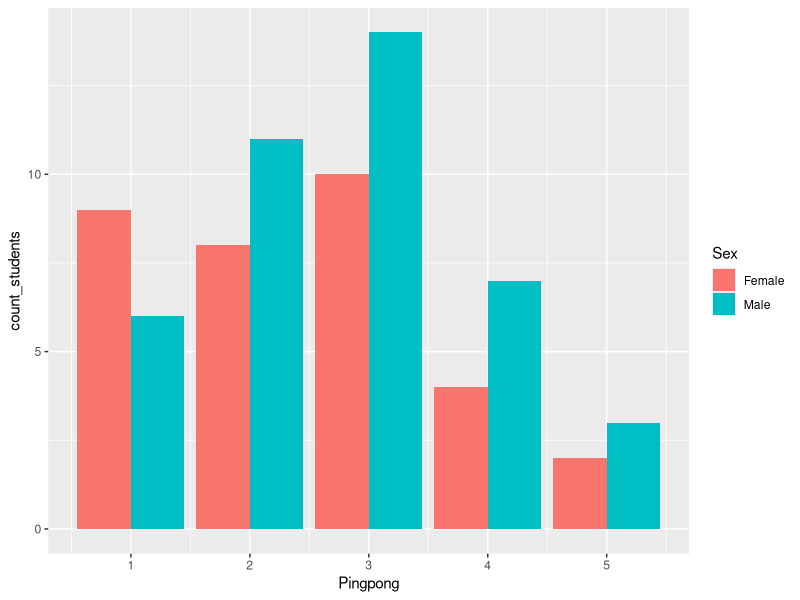
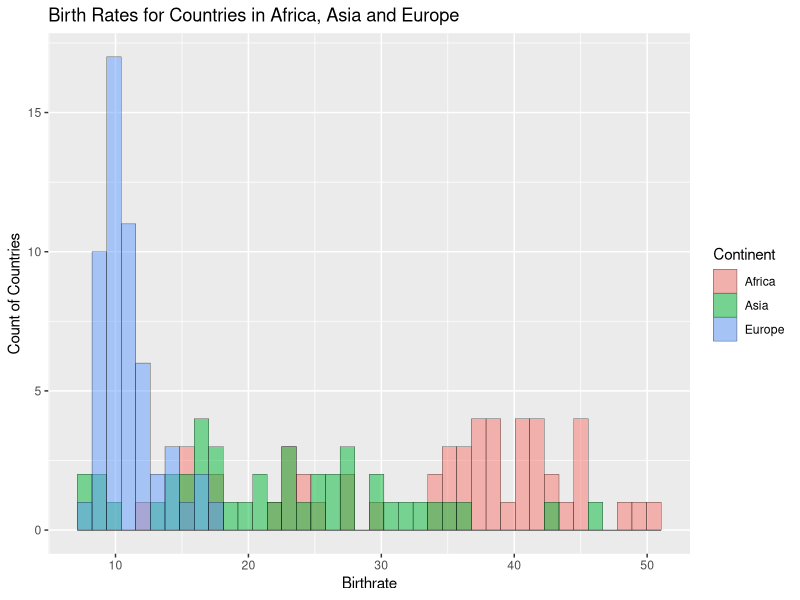
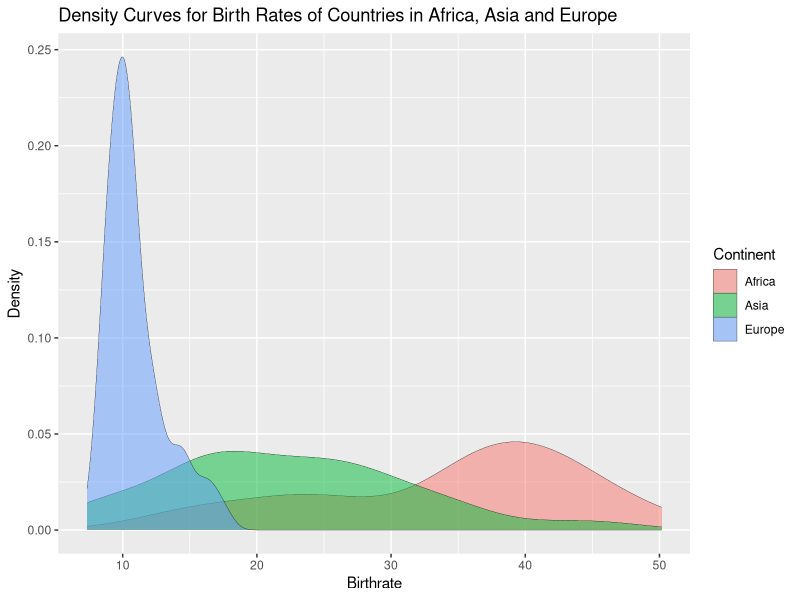

R code for these plots, in order:
## ---- chunk 1
#| message: false
#| warning: false
library(tidyverse, quietly = TRUE, warn.conflicts = F)
## ---- chunk 2
student_grades <- matrix(data = c(89, 87, 84, 78, 95, 90, 92, 76, 75, 60, 71, 58, 82, 0, 88, 68, 90, 90, 96, 80), 
                         nrow = 4, ncol= 5,dimnames = list(c("quiz1", "quiz2", "midterm", "final"), c("Alice", "Bruno", "Carl", "Dolores", "Ebenezer")) )

student_grades
## ---- chunk 3
student_grades_by_row <- matrix(data = c(89, 95, 75, 82, 90, 87, 90, 60, 0, 90, 84, 92, 71, 88, 96, 78, 76, 58, 68, 80), byrow = TRUE,  nrow = 4, ncol= 5,dimnames = list(c("quiz1", "quiz2", "midterm", "final"), c("Alice", "Bruno", "Carl", "Dolores", "Ebenezer")))

student_grades_by_row
## ---- chunk 4


student_grades_by_line_1 <- tibble(test = "quiz1",
                                    Alice = 89, 
                                    Bruno = 95, 
                                    Carl = 75, 
                                    Dolores = 82, 
                                    Ebenezer = 90)
  
 
                                                                                             
               
student_grades_by_line_2 <-  tibble(test = "quiz2",
                                    Alice = 87, 
                                    Bruno = 90, 
                                    Carl = 60, 
                                    Dolores = 0, 
                                    Ebenezer = 90)
  
  
 
student_grades_by_line_3 <- tibble(test = "midterm",
                                    Alice = 84, 
                                    Bruno = 92, 
                                    Carl = 71, 
                                    Dolores = 88, 
                                    Ebenezer = 96)
  

student_grades_by_line_4 <-  tibble(test = "final",
                                    Alice = 78, 
                                    Bruno = 76, 
                                    Carl = 58, 
                                    Dolores = 68, 
                                    Ebenezer = 80)
  
  

student_grades_by_line <- bind_rows(student_grades_by_line_1, student_grades_by_line_2, 
 student_grades_by_line_3, student_grades_by_line_4                                   )

student_grades_by_line

## ---- chunk 5
alice_scores <- student_grades_by_line %>% 
  select( test, Alice) %>% 
  filter(test %in% c("quiz1", "quiz2"))

alice_scores
## ---- chunk 6
class_means <- student_grades_by_line %>% 
   filter(test %in% c("quiz1", "quiz2")) %>% 
  summarise(across(where(is.numeric), .fns = mean))

class_means
## ---- chunk 7
student_survey <- read_csv(here::here("Q1", "week_2", "StudentSurvey.csv"), show_col_types = FALSE)

unique(student_survey$Pingpong)

male_female_pingpong <- student_survey %>% 
  group_by(Pingpong, Sex) %>% 
  drop_na() %>% 
  summarise( count_students = n()) %>% 
  pivot_wider(id_cols = Sex, names_from = Pingpong, 
              values_from = count_students)
  
male_female_pingpong

male_female_pingpong_matrix <- as.matrix(male_female_pingpong)

male_female_pingpong_long <- student_survey %>% 
  group_by(Pingpong, Sex) %>% 
  drop_na() %>% 
  summarise( count_students = n())


pingpong_chart <-ggplot(male_female_pingpong_long,  aes(Pingpong, count_students))+
  geom_bar( aes(fill= Sex), position = "dodge", stat = "identity")
 
pingpong_chart                        

## ---- chunk 8
country_data <- readr::read_csv(here::here("Q1", "week_2", "CountryData.csv"), show_col_types = FALSE)
## ---- chunk 9
highest_gdp <- country_data$Country[order(country_data$GDP, decreasing = TRUE)][1:10]

lowest_gdp <- country_data$Country[order(country_data$GDP, decreasing = FALSE)][1:10]


highest_birth_rate <- country_data$Country[order(country_data$Birthrate, decreasing = TRUE)][1:10]

lowest_birth_rate <- country_data$Country[order(country_data$Birthrate, decreasing = FALSE)][1:10]

lowest_literacy <- country_data$Country[order(country_data$Literacy, decreasing = FALSE)][1:10]

highest_gdp
lowest_gdp
highest_birth_rate
lowest_birth_rate
lowest_literacy

## ---- chunk 10
country_data_density <- country_data %>% 
  mutate(density = Area/Population)

## ---- chunk 11
high_density <- country_data_density %>% 
  filter(Area >0) %>% 
  drop_na(density) %>% 
  arrange(density) %>% 
  slice_head(n=10) %>% 
  select(Country, Population, Area, Water)

low_density <- country_data_density %>% 
   drop_na(density) %>%
  arrange(density) %>% 
  slice_tail(n=10)%>% 
  select(Country, Population, Area, Water)

high_density

low_density
## ---- chunk 12

birth_rate_freq <- country_data %>% 
  filter(Continent %in% c("Europe", "Asia", "Africa")) %>% 
  ggplot()+
  geom_histogram(aes(Birthrate, fill = Continent),
                 colour = "black",
                 lwd = 0.1,
                 linetype = 1,
                 alpha=0.5, 
                 position= "identity",
                 bins = 40)+
  ggtitle("Birth Rates for Countries in Africa, Asia and Europe")+
  ylab("Count of Countries")
  

birth_rate_freq


## ---- chunk 13
birth_rate_density <- country_data %>% 
  filter(Continent %in% c("Europe", "Asia", "Africa")) %>% 
  ggplot()+
  geom_density(aes(Birthrate, fill = Continent),
                 colour = "black",
                 lwd = 0.1,
                 linetype = 1,
                 alpha=0.5, 
                 position= "identity")+
  ggtitle("Density Curves for Birth Rates of Countries in Africa, Asia and Europe")+
  ylab("Density")
  

birth_rate_density

